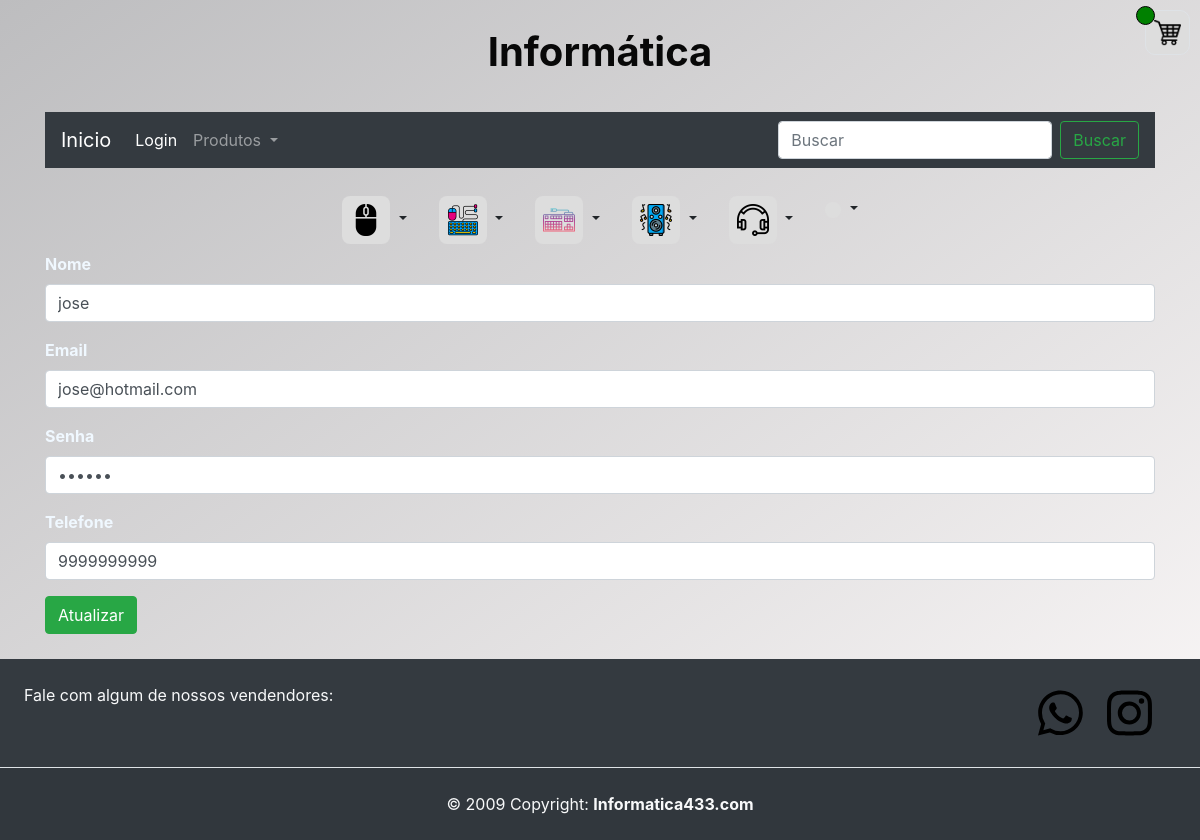
The app's page /editar_cadastro/9 with its own data.
### aulaGit/models.py (models this page shows)
class Cliente(models.Model):
    id = models.AutoField(primary_key=True)
    nome = models.TextField(max_length=255)
    email = models.TextField(max_length=255)
    senha = models.TextField(max_length=255)
    telefone = models.TextField(max_length=255)

### aulaGit/views.py (the view)
# urls.py: path('editar_cadastro/<int:id>',views.editar_cadastro,name="editar_cadastro"),
def editar_cadastro(request,id):
    cliente = Cliente.objects.get(id=id)
    return render(request,'paginas/editar_cad.html',{'cliente':cliente,'id':id})

### aulaGit/templates/paginas/editar_cad.html (shortened to what this page needs)
{% extends 'home.html'%}
{% block content %}
<div class="container">
    <form action="{% url 'editado_sucesso' %}" method="POST">
        <div class="mb-3">
            <label for="formText" class="form-label color-label label_text_imput">Nome</label>
            <input class="form-control" type="text" id="formFile" name="nome" required value={{cliente.nome}}>
        </div>
        <div class="mb-3">
            <label for="formText" class="form-label color-label label_text_imput">Email</label>
            <input class="form-control" type="text" id="formFile" name="email" required value={{cliente.email}}>
        </div>
        <div class="mb-3">
            <label for="formText" class="form-label color-label label_text_imput">Senha</label>
            <input class="form-control" type="password" id="formFile" name="senha" required value={{cliente.senha}}>
        </div>
        <div class="mb-3">
            <label for="formText" class="form-label color-label label_text_imput">Telefone</label>
            <input class="form-control" type="text" id="formFile" name="telefone" required value={{cliente.telefone}}>
        </div>
        <button type="submit" class="btn btn-success">Atualizar</button>
    </form>
</div>
{% endblock %}

### static/css/styler.css (style rules this page uses)
.bg-body { background-image: linear-gradient(to bottom right,rgb(189, 189, 191), rgb(252, 249, 249)) ; }
.form-label { font-weight: bold; }
.color-label { color: aliceblue; }

### static/css/carro.css (style rules this page uses)
label { color: white; }

### records on screen
Cliente: nome "jose", email "jose@hotmail.com", telefone "9999999999"
